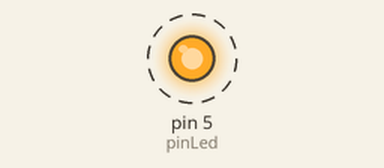
Simulated run of this sketch. Board: Arduino Uno, built with avr-gcc and run on an emulated ATmega328P. Parts: output pins drawn as LEDs (lit = HIGH). Dashed ring = blinking.

Above: at 0.5 s.
Timing chart, 0 to 4.6 s (numbered marks = the images above):
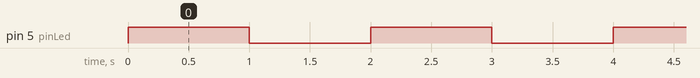

Measured:
- by itself, pin 5 (pinLed): alternates HIGH for 1.0 s and LOW for 1.0 s

The sketch:

NormalLed.ino
```cpp
int delayled = 1000;
int pinLed = 5;

void setup() {
  pinMode(pinLed, OUTPUT);
}

void loop() {
  digitalWrite(pinLed, HIGH);
  delay(delayled);
  digitalWrite(pinLed, LOW);
  delay(delayled);

}
```
